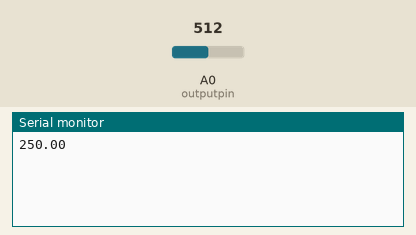
Simulated run of this sketch. Board: Arduino Uno, built with avr-gcc and run on an emulated ATmega328P. On the bench: the last lines printed to the serial monitor. The test bench sets the inputs (shaded band); at power-on: A0 (outputpin) = 512.

Above: at 1.8 s.
1.9 s: A0 (outputpin) set to 716
At 2.7 s:
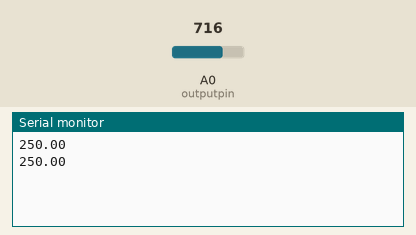
3.4 s: A0 (outputpin) set to 900
At 4.8 s:
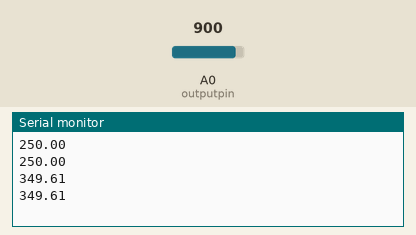
Timing chart, 0 to 6.4 s (numbered marks = the images above; inputs shaded):
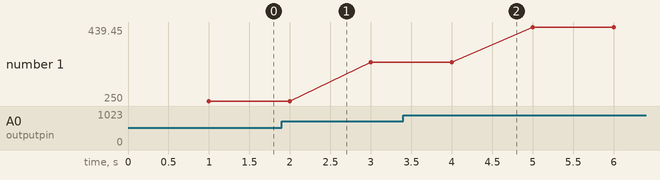

The sketch:

lm34.ino
```cpp
int outputpin = 0;
int i=0;

void setup()
{
  Serial.begin(9600);
}

void loop()
{
int rawvoltage = analogRead(outputpin);
float millivolts=(rawvoltage/1024.0) * 5000;
float fahrenheit = millivolts/10;
//Serial.println(fahrenheit);

    delay(1000);
    Serial.println(fahrenheit);

}
```

Measured:
- plotted number 1: 250 → 349.61 after the input at 1.9 s, 349.61 → 439.45 after the input at 3.4 s
